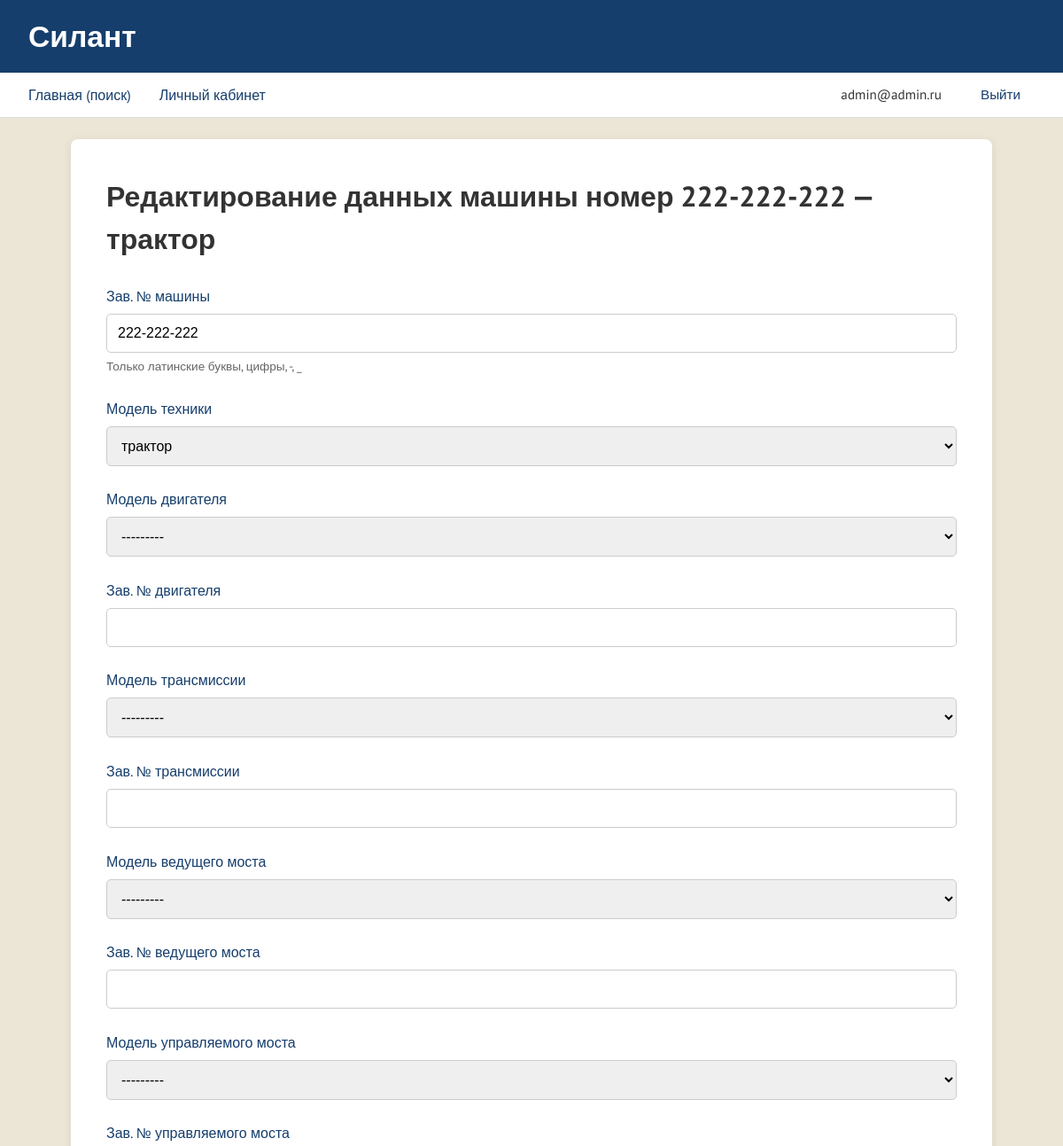
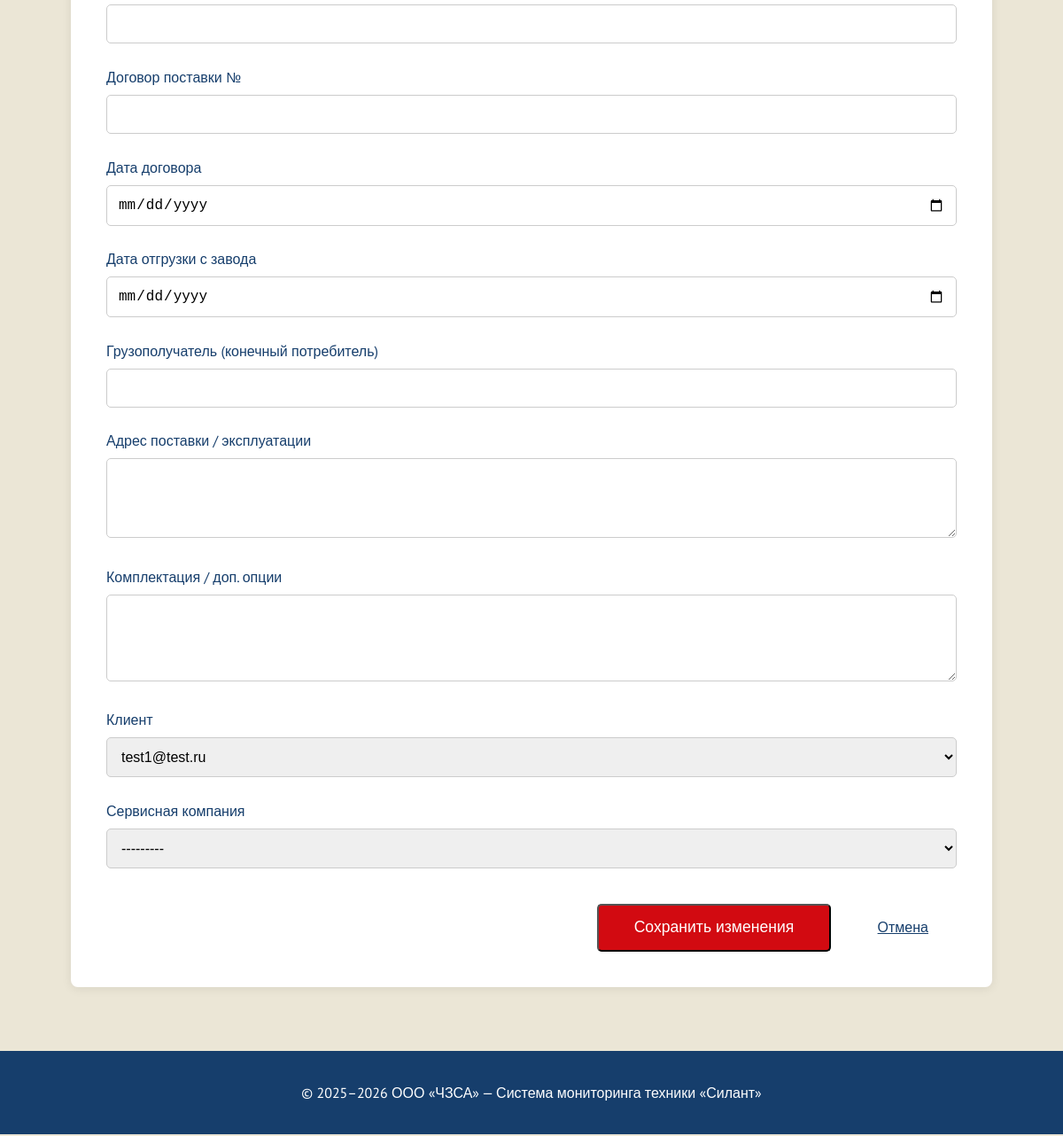
Screenshot of /machines/222-222-222/edit/ (signed in) with the database file from the repository (2 pictures, top to bottom).
### core/models.py (models this page shows)
class User(AbstractUser):
    username = None
    email = models.EmailField(
        _('email адрес'),
        unique=True,
        error_messages={
            'unique': _('Пользователь с таким email уже существует.'),
        },
    )
    USERNAME_FIELD = 'email'
    REQUIRED_FIELDS = []  # можно добавить сюда поля, если захочешь их запрашивать при createsuperuser
    objects = CustomUserManager()
    class Meta:
        verbose_name = _('пользователь')
        verbose_name_plural = _('пользователи')
    def __str__(self):
        return self.email or "Без email"

class Machine(models.Model):
    serial_number = models.CharField(
        _('зав. № машины'),
        max_length=100,
        unique=True,
        db_index=True,
        validators=[serial_number_validator],
        help_text=_('Только латинские буквы, цифры, -, _'),
    )
    model = models.ForeignKey(
        MachineModel, verbose_name=_('модель техники'),
        on_delete=models.PROTECT, related_name='machines'
    )
    engine_model = models.ForeignKey(
        EngineModel, verbose_name=_('модель двигателя'),
        on_delete=models.PROTECT, related_name='machines', null=True, blank=True
    )
    engine_serial = models.CharField(
        _('зав. № двигателя'), max_length=100, blank=True
    )
    transmission_model = models.ForeignKey(
        TransmissionModel, verbose_name=_('модель трансмиссии'),
        on_delete=models.PROTECT, related_name='machines', null=True, blank=True
    )
    transmission_serial = models.CharField(
        _('зав. № трансмиссии'), max_length=100, blank=True
    )
    drive_axle_model = models.ForeignKey(
        DriveAxleModel, verbose_name=_('модель ведущего моста'),
        on_delete=models.PROTECT, related_name='machines', null=True, blank=True
    )
    drive_axle_serial = models.CharField(
        _('зав. № ведущего моста'), max_length=100, blank=True
    )
    steer_axle_model = models.ForeignKey(
        SteerAxleModel, verbose_name=_('модель управляемого моста'),
        on_delete=models.PROTECT, related_name='machines', null=True, blank=True
    )
    steer_axle_serial = models.CharField(
        _('зав. № управляемого моста'), max_length=100, blank=True
    )
    contract_number = models.CharField(
        _('договор поставки №'), max_length=100, blank=True
    )
    contract_date = models.DateField(
        _('дата договора'), null=True, blank=True
    )
    shipment_date = models.DateField(
        _('дата отгрузки с завода'), null=True, blank=True
    )
    consignee = models.CharField(
        _('грузополучатель (конечный потребитель)'), max_length=300, blank=True
    )
    operation_address = models.CharField(
        _('адрес поставки / эксплуатации'), max_length=500, blank=True
    )
    options = models.TextField(
        _('комплектация / доп. опции'), blank=True
    )
    client = models.ForeignKey(
        User, verbose_name=_('клиент'),
        on_delete=models.SET_NULL, null=True, blank=True,
        related_name='client_machines'
    )
    service_company = models.ForeignKey(
        User, verbose_name=_('сервисная компания'),
        on_delete=models.SET_NULL, null=True, blank=True,
        related_name='service_machines'
    )
    created_at = models.DateTimeField(auto_now_add=True)
    updated_at = models.DateTimeField(auto_now=True)
    class Meta:
        verbose_name = _('машина')
        verbose_name_plural = _('машины')
        ordering = ['-shipment_date', 'serial_number']
        indexes = [
            models.Index(fields=['serial_number']),
            models.Index(fields=['shipment_date']),
        ]
    def __str__(self):
        return f"{self.serial_number} — {self.model}"

class Directory(models.Model):
    name = models.CharField(_('название'), max_length=200)
    description = models.TextField(_('описание'), blank=True)
    class Meta:
        abstract = True
    def __str__(self):
        return self.name

class MachineModel(Directory):
    class Meta:
        verbose_name = _('модель техники')
        verbose_name_plural = _('модели техники')
        ordering = ['name']

### core/views.py (the view)
# urls.py: path("machines/<str:serial_number>/edit/", MachineUpdateView.as_view(), name="machine_edit"),
class MachineUpdateView(LoginRequiredMixin, UserPassesTestMixin, UpdateView):
    model = Machine
    form_class = MachineForm
    template_name = 'core/machine_form.html'
    success_url = reverse_lazy('core:dashboard')
    def test_func(self):
        return self.request.user.groups.filter(name='Менеджер').exists()
    def get_object(self, queryset=None):
        return Machine.objects.get(serial_number=self.kwargs['serial_number'])

### core/templates/core/machine_form.html (shortened to what this page needs)
{% extends 'core/base.html' %}
{% block content %}
<div style="background: white; padding: 2.5rem; border-radius: 8px; box-shadow: 0 2px 12px rgba(0,0,0,0.08); max-width: 960px; margin: 0 auto;">
    <h1 style="margin-top: 0; margin-bottom: 1.8rem;">
    {% if title %}
        {{ title }}
    {% else %}
        Редактирование данных машины
    {% endif %}
    {% if object %}
        номер {{ object }}
    {% endif %}
    </h1>
    <form method="post" novalidate>
        {% for field in form %}
            <div class="form-row {% if field.errors %}error{% endif %}">
                <label for="{{ field.id_for_label }}">{{ field.label }}</label>
                {{ field }}
                {% if field.help_text %}
                    <small class="help-text">{{ field.help_text }}</small>
                {% endif %}
            </div>
        {% endfor %}
        <div style="margin-top: 2.5rem; text-align: right;">
            <button type="submit" class="btn" style="padding: 0.9rem 2.5rem; font-size: 1.1rem;">
                {% if title == 'Добавление ТО' %}
                    Создать ТО
                {% elif title == 'Добавление рекламации' %}
                    Создать рекламацию
                {% elif object %}
                    Сохранить изменения
                {% else %}
                    Создать машину
                {% endif %}
            </button>
            <a href="{% url 'core:dashboard' %}" class="btn-outline" style="margin-left: 1rem; padding: 0.9rem 2rem;">
                Отмена
            </a>
        </div>
    </form>
</div>
{% endblock %}

### core/templates/core/base.html (shortened to what this page needs)
<!DOCTYPE html>
<html lang="ru">
<head>
    {% load static %}
</head>
<body>
<header>
    <h1 style="margin:0; font-size:2.1rem;">Силант</h1>
</header>
<nav>
    <div style="display:flex; align-items:center; max-width:1400px; margin:0 auto;">
        {% if user.is_authenticated %}
            <ul>
                <li><a href="{% url 'core:home' %}">Главная (поиск)</a></li>
                <li><a href="{% url 'core:dashboard' %}">Личный кабинет</a></li>
            </ul>
            <div class="user-info">
                {{ user.email }}
                <a href="{% url 'account_logout' %}" class="btn-outline" style="margin-left:1.5rem; padding:0.5rem 1rem;">Выйти</a>
            </div>
        {% else %}
            <ul>
                <li><a href="{% url 'core:home' %}">Главная</a></li>
                <li><a href="{% url 'account_login' %}">Вход</a></li>
            </ul>
        {% endif %}
    </div>
</nav>
<main class="container">
    {% block content %}{% endblock %}
</main>
<footer>
    <p>© 2025–2026 ООО «ЧЗСА» — Система мониторинга техники «Силант»</p>
</footer>
</body>
</html>

### core/templates/core/machine_form.html (style rules this page uses)
.form-row { margin-bottom: 1.6rem; }
.form-row label { display: block; margin-bottom: 0.5rem; font-weight: 500; color: var(--dark-blue); }
.form-row input, .form-row select, .form-row textarea { width: 100%; padding: 0.75rem; border: 1px solid #ccc; border-radius: 5px; font-size: 1rem; box-sizing: border-box; }
.form-row input[type="date"] { padding: 0.75rem; }
.form-row textarea { resize: vertical; min-height: 90px; }
.form-row .help-text { display: block; margin-top: 0.3rem; font-size: 0.85rem; color: #666; }

### rows the page displays
User: email "admin@admin.ru"
Machine: serial_number+model "222-222-222 — трактор", form "222-222-222" "трактор" "---------" "---------" "---------" "---------" "test1@test.ru" "---------"

### other values shown
{{ field.label }} "Зав. № машины" "Модель техники" "Модель двигателя" "Зав. № двигателя" "Модель трансмиссии" "Зав. № трансмиссии" "Модель ведущего моста" "Зав. № ведущего моста" "Модель управляемого моста" "Зав. № управляемого моста" "Договор поставки №" "Дата договора" "Дата отгрузки с завода" "Грузополучатель (конечный потребитель)" "Адрес поставки / эксплуатации" "Комплектация / доп. опции" "Клиент" "Сервисная компания"
{{ field.help_text }} "Только латинские буквы, цифры, -, _"
